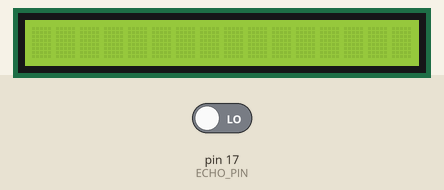
This sketch was run on a simulated Arduino Uno, built with avr-gcc and run on an emulated ATmega328P. On the bench: 16×1 character LCD. Inputs (shaded band) come from the test bench; at power-on: pin 17 (ECHO_PIN) LOW.

Above: at 0.1 s.
At 1.21 s:
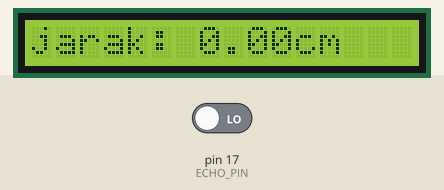

The sketch:

LCDXUltrasonic.ino
```cpp
#include <Wire.h>
#include <LiquidCrystal_I2C.h>
#define TRIG_PIN 4
#define ECHO_PIN 17

LiquidCrystal_I2C lcd(0x27, 16, 1);

float duration, distance_cm;

void setup() {
  pinMode(TRIG_PIN, OUTPUT); //Pengirim Gelombang
  pinMode(ECHO_PIN, INPUT); //Penerima Gelombang
  lcd.init();
  lcd.backlight();
  lcd.setCursor(0, 0);
}

void loop() {
  digitalWrite(TRIG_PIN, HIGH);//Mengrim Gelombang
  delay(10); //Ukuran Panjng Gelombang Suara yang dikirim
  digitalWrite(TRIG_PIN, LOW); //Berhenti untuk kirim suara

  duration = pulseIn(ECHO_PIN, HIGH);

  distance_cm = 0.017 * duration;
  lcd.print("jarak: ");
  lcd.print(distance_cm);
  lcd.print("cm");
  lcd.setCursor(0, 0);

  delay(250);
  lcd.clear();
  delay(250);
}
```
